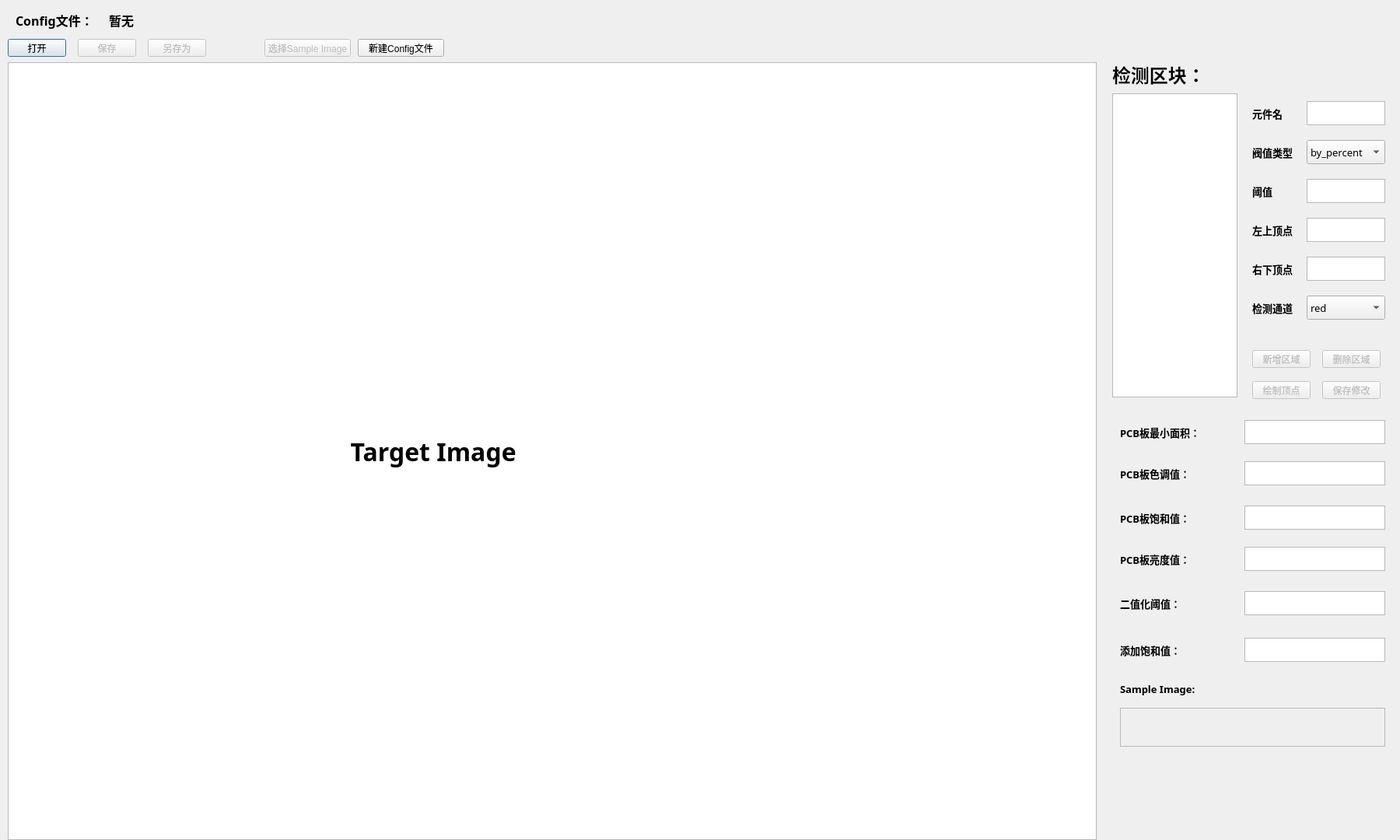
<?xml version="1.0" encoding="UTF-8"?>
<ui version="4.0">
 <class>Dialog</class>
 <widget class="QDialog" name="Dialog">
  <property name="geometry">
   <rect>
    <x>0</x>
    <y>0</y>
    <width>1800</width>
    <height>1080</height>
   </rect>
  </property>
  <property name="windowTitle">
   <string>Dialog</string>
  </property>
  <widget class="QLabel" name="target_image_frame">
   <property name="geometry">
    <rect>
     <x>10</x>
     <y>80</y>
     <width>1400</width>
     <height>1000</height>
    </rect>
   </property>
   <property name="font">
    <font>
     <family>Aharoni</family>
     <pointsize>24</pointsize>
     <weight>75</weight>
     <bold>true</bold>
    </font>
   </property>
   <property name="mouseTracking">
    <bool>false</bool>
   </property>
   <property name="layoutDirection">
    <enum>Qt::LeftToRight</enum>
   </property>
   <property name="autoFillBackground">
    <bool>false</bool>
   </property>
   <property name="styleSheet">
    <string notr="true"/>
   </property>
   <property name="text">
    <string>                                                     Target Image</string>
   </property>
  </widget>
  <widget class="QPlainTextEdit" name="plainTextEdit">
   <property name="geometry">
    <rect>
     <x>10</x>
     <y>80</y>
     <width>1400</width>
     <height>1000</height>
    </rect>
   </property>
   <property name="readOnly">
    <bool>true</bool>
   </property>
   <property name="backgroundVisible">
    <bool>false</bool>
   </property>
  </widget>
  <widget class="QTextEdit" name="text_name">
   <property name="geometry">
    <rect>
     <x>1680</x>
     <y>130</y>
     <width>101</width>
     <height>31</height>
    </rect>
   </property>
   <property name="font">
    <font>
     <family>微软雅黑</family>
     <pointsize>10</pointsize>
    </font>
   </property>
  </widget>
  <widget class="QLabel" name="label_2">
   <property name="geometry">
    <rect>
     <x>1610</x>
     <y>130</y>
     <width>61</width>
     <height>31</height>
    </rect>
   </property>
   <property name="font">
    <font>
     <family>Aharoni</family>
     <pointsize>10</pointsize>
     <weight>75</weight>
     <bold>true</bold>
    </font>
   </property>
   <property name="text">
    <string>元件名</string>
   </property>
  </widget>
  <widget class="QLabel" name="label_3">
   <property name="geometry">
    <rect>
     <x>1610</x>
     <y>180</y>
     <width>61</width>
     <height>31</height>
    </rect>
   </property>
   <property name="font">
    <font>
     <family>Aharoni</family>
     <pointsize>10</pointsize>
     <weight>75</weight>
     <bold>true</bold>
    </font>
   </property>
   <property name="text">
    <string>阀值类型</string>
   </property>
  </widget>
  <widget class="QLabel" name="label_4">
   <property name="geometry">
    <rect>
     <x>20</x>
     <y>10</y>
     <width>111</width>
     <height>31</height>
    </rect>
   </property>
   <property name="font">
    <font>
     <family>Aharoni</family>
     <pointsize>12</pointsize>
     <weight>75</weight>
     <bold>true</bold>
    </font>
   </property>
   <property name="text">
    <string>Config文件：</string>
   </property>
  </widget>
  <widget class="QPushButton" name="button_open_config">
   <property name="geometry">
    <rect>
     <x>10</x>
     <y>50</y>
     <width>75</width>
     <height>23</height>
    </rect>
   </property>
   <property name="text">
    <string>打开</string>
   </property>
  </widget>
  <widget class="QPushButton" name="button_save_config_as">
   <property name="enabled">
    <bool>false</bool>
   </property>
   <property name="geometry">
    <rect>
     <x>190</x>
     <y>50</y>
     <width>75</width>
     <height>23</height>
    </rect>
   </property>
   <property name="text">
    <string>另存为</string>
   </property>
  </widget>
  <widget class="QPushButton" name="button_create_checkbox">
   <property name="enabled">
    <bool>false</bool>
   </property>
   <property name="geometry">
    <rect>
     <x>1610</x>
     <y>450</y>
     <width>75</width>
     <height>23</height>
    </rect>
   </property>
   <property name="text">
    <string>新增区域</string>
   </property>
  </widget>
  <widget class="QPushButton" name="button_save_changes">
   <property name="enabled">
    <bool>false</bool>
   </property>
   <property name="geometry">
    <rect>
     <x>1700</x>
     <y>490</y>
     <width>75</width>
     <height>23</height>
    </rect>
   </property>
   <property name="text">
    <string>保存修改</string>
   </property>
  </widget>
  <widget class="QLabel" name="label_config_filename">
   <property name="geometry">
    <rect>
     <x>140</x>
     <y>10</y>
     <width>801</width>
     <height>31</height>
    </rect>
   </property>
   <property name="font">
    <font>
     <family>Aharoni</family>
     <pointsize>12</pointsize>
     <weight>75</weight>
     <bold>true</bold>
    </font>
   </property>
   <property name="text">
    <string>暂无</string>
   </property>
  </widget>
  <widget class="QPushButton" name="button_create_config">
   <property name="geometry">
    <rect>
     <x>460</x>
     <y>50</y>
     <width>111</width>
     <height>23</height>
    </rect>
   </property>
   <property name="text">
    <string>新建Config文件</string>
   </property>
  </widget>
  <widget class="QListWidget" name="listWidget">
   <property name="geometry">
    <rect>
     <x>1430</x>
     <y>120</y>
     <width>161</width>
     <height>391</height>
    </rect>
   </property>
   <property name="dragEnabled">
    <bool>true</bool>
   </property>
  </widget>
  <widget class="QLabel" name="label_5">
   <property name="geometry">
    <rect>
     <x>1610</x>
     <y>230</y>
     <width>61</width>
     <height>31</height>
    </rect>
   </property>
   <property name="font">
    <font>
     <family>Aharoni</family>
     <pointsize>10</pointsize>
     <weight>75</weight>
     <bold>true</bold>
    </font>
   </property>
   <property name="text">
    <string>阈值</string>
   </property>
  </widget>
  <widget class="QTextEdit" name="text_threshold_value">
   <property name="geometry">
    <rect>
     <x>1680</x>
     <y>230</y>
     <width>101</width>
     <height>31</height>
    </rect>
   </property>
   <property name="font">
    <font>
     <family>微软雅黑</family>
     <pointsize>10</pointsize>
    </font>
   </property>
   <property name="verticalScrollBarPolicy">
    <enum>Qt::ScrollBarAlwaysOff</enum>
   </property>
   <property name="html">
    <string>&lt;!DOCTYPE HTML PUBLIC &quot;-//W3C//DTD HTML 4.0//EN&quot; &quot;http://www.w3.org/TR/REC-html40/strict.dtd&quot;&gt;
&lt;html&gt;&lt;head&gt;&lt;meta name=&quot;qrichtext&quot; content=&quot;1&quot; /&gt;&lt;style type=&quot;text/css&quot;&gt;
p, li { white-space: pre-wrap; }
&lt;/style&gt;&lt;/head&gt;&lt;body style=&quot; font-family:'微软雅黑'; font-size:10pt; font-weight:400; font-style:normal;&quot;&gt;
&lt;p style=&quot;-qt-paragraph-type:empty; margin-top:0px; margin-bottom:0px; margin-left:0px; margin-right:0px; -qt-block-indent:0; text-indent:0px;&quot;&gt;&lt;br /&gt;&lt;/p&gt;&lt;/body&gt;&lt;/html&gt;</string>
   </property>
  </widget>
  <widget class="QTextEdit" name="text_box_upper_left">
   <property name="geometry">
    <rect>
     <x>1680</x>
     <y>280</y>
     <width>101</width>
     <height>31</height>
    </rect>
   </property>
   <property name="font">
    <font>
     <family>微软雅黑</family>
     <pointsize>10</pointsize>
    </font>
   </property>
   <property name="verticalScrollBarPolicy">
    <enum>Qt::ScrollBarAlwaysOff</enum>
   </property>
  </widget>
  <widget class="QTextEdit" name="text_box_lower_right">
   <property name="geometry">
    <rect>
     <x>1680</x>
     <y>330</y>
     <width>101</width>
     <height>31</height>
    </rect>
   </property>
   <property name="font">
    <font>
     <family>微软雅黑</family>
     <pointsize>10</pointsize>
    </font>
   </property>
   <property name="verticalScrollBarPolicy">
    <enum>Qt::ScrollBarAlwaysOff</enum>
   </property>
   <property name="html">
    <string>&lt;!DOCTYPE HTML PUBLIC &quot;-//W3C//DTD HTML 4.0//EN&quot; &quot;http://www.w3.org/TR/REC-html40/strict.dtd&quot;&gt;
&lt;html&gt;&lt;head&gt;&lt;meta name=&quot;qrichtext&quot; content=&quot;1&quot; /&gt;&lt;style type=&quot;text/css&quot;&gt;
p, li { white-space: pre-wrap; }
&lt;/style&gt;&lt;/head&gt;&lt;body style=&quot; font-family:'微软雅黑'; font-size:10pt; font-weight:400; font-style:normal;&quot;&gt;
&lt;p style=&quot;-qt-paragraph-type:empty; margin-top:0px; margin-bottom:0px; margin-left:0px; margin-right:0px; -qt-block-indent:0; text-indent:0px; font-weight:600;&quot;&gt;&lt;br /&gt;&lt;/p&gt;&lt;/body&gt;&lt;/html&gt;</string>
   </property>
  </widget>
  <widget class="QLabel" name="label_6">
   <property name="geometry">
    <rect>
     <x>1610</x>
     <y>280</y>
     <width>61</width>
     <height>31</height>
    </rect>
   </property>
   <property name="font">
    <font>
     <family>Aharoni</family>
     <pointsize>10</pointsize>
     <weight>75</weight>
     <bold>true</bold>
    </font>
   </property>
   <property name="text">
    <string>左上顶点</string>
   </property>
  </widget>
  <widget class="QLabel" name="label_7">
   <property name="geometry">
    <rect>
     <x>1610</x>
     <y>330</y>
     <width>61</width>
     <height>31</height>
    </rect>
   </property>
   <property name="font">
    <font>
     <family>Aharoni</family>
     <pointsize>10</pointsize>
     <weight>75</weight>
     <bold>true</bold>
    </font>
   </property>
   <property name="text">
    <string>右下顶点</string>
   </property>
  </widget>
  <widget class="QLabel" name="label_8">
   <property name="geometry">
    <rect>
     <x>1610</x>
     <y>380</y>
     <width>61</width>
     <height>31</height>
    </rect>
   </property>
   <property name="font">
    <font>
     <family>Aharoni</family>
     <pointsize>10</pointsize>
     <weight>75</weight>
     <bold>true</bold>
    </font>
   </property>
   <property name="text">
    <string>检测通道</string>
   </property>
  </widget>
  <widget class="QPushButton" name="button_draw_checkbox">
   <property name="enabled">
    <bool>false</bool>
   </property>
   <property name="geometry">
    <rect>
     <x>1610</x>
     <y>490</y>
     <width>75</width>
     <height>23</height>
    </rect>
   </property>
   <property name="text">
    <string>绘制顶点</string>
   </property>
  </widget>
  <widget class="QLabel" name="label">
   <property name="geometry">
    <rect>
     <x>1430</x>
     <y>80</y>
     <width>121</width>
     <height>31</height>
    </rect>
   </property>
   <property name="font">
    <font>
     <family>Aharoni</family>
     <pointsize>18</pointsize>
     <weight>75</weight>
     <bold>true</bold>
    </font>
   </property>
   <property name="text">
    <string>检测区块：</string>
   </property>
  </widget>
  <widget class="QPushButton" name="button_delete_checkbox">
   <property name="enabled">
    <bool>false</bool>
   </property>
   <property name="geometry">
    <rect>
     <x>1700</x>
     <y>450</y>
     <width>75</width>
     <height>23</height>
    </rect>
   </property>
   <property name="text">
    <string>删除区域</string>
   </property>
  </widget>
  <widget class="QPushButton" name="button_open_sample_image">
   <property name="enabled">
    <bool>false</bool>
   </property>
   <property name="geometry">
    <rect>
     <x>340</x>
     <y>50</y>
     <width>111</width>
     <height>23</height>
    </rect>
   </property>
   <property name="text">
    <string>选择Sample Image</string>
   </property>
  </widget>
  <widget class="QComboBox" name="comboBox_threshold_method">
   <property name="geometry">
    <rect>
     <x>1680</x>
     <y>180</y>
     <width>101</width>
     <height>31</height>
    </rect>
   </property>
   <property name="font">
    <font>
     <family>微软雅黑</family>
     <pointsize>10</pointsize>
     <weight>50</weight>
     <bold>false</bold>
    </font>
   </property>
   <item>
    <property name="text">
     <string>by_percent</string>
    </property>
   </item>
   <item>
    <property name="text">
     <string>gray_count</string>
    </property>
   </item>
   <item>
    <property name="text">
     <string>blue_count</string>
    </property>
   </item>
   <item>
    <property name="text">
     <string>gray_or_blue</string>
    </property>
   </item>
   <item>
    <property name="text">
     <string>black_count</string>
    </property>
   </item>
   <item>
    <property name="text">
     <string>red_count</string>
    </property>
   </item>
  </widget>
  <widget class="QComboBox" name="comboBox_check_channel">
   <property name="geometry">
    <rect>
     <x>1680</x>
     <y>380</y>
     <width>101</width>
     <height>31</height>
    </rect>
   </property>
   <property name="font">
    <font>
     <family>微软雅黑</family>
     <pointsize>10</pointsize>
     <weight>50</weight>
     <bold>false</bold>
    </font>
   </property>
   <item>
    <property name="text">
     <string>red</string>
    </property>
   </item>
   <item>
    <property name="text">
     <string>blue</string>
    </property>
   </item>
   <item>
    <property name="text">
     <string>green</string>
    </property>
   </item>
  </widget>
  <widget class="QLabel" name="label_9">
   <property name="geometry">
    <rect>
     <x>1440</x>
     <y>540</y>
     <width>151</width>
     <height>31</height>
    </rect>
   </property>
   <property name="font">
    <font>
     <family>Aharoni</family>
     <pointsize>10</pointsize>
     <weight>75</weight>
     <bold>true</bold>
    </font>
   </property>
   <property name="text">
    <string>PCB板最小面积：</string>
   </property>
  </widget>
  <widget class="QTextEdit" name="text_MIN_AREA">
   <property name="geometry">
    <rect>
     <x>1600</x>
     <y>540</y>
     <width>181</width>
     <height>31</height>
    </rect>
   </property>
   <property name="font">
    <font>
     <family>微软雅黑</family>
     <pointsize>10</pointsize>
    </font>
   </property>
   <property name="verticalScrollBarPolicy">
    <enum>Qt::ScrollBarAlwaysOff</enum>
   </property>
  </widget>
  <widget class="QLabel" name="label_10">
   <property name="geometry">
    <rect>
     <x>1440</x>
     <y>870</y>
     <width>151</width>
     <height>31</height>
    </rect>
   </property>
   <property name="font">
    <font>
     <family>Aharoni</family>
     <pointsize>10</pointsize>
     <weight>75</weight>
     <bold>true</bold>
    </font>
   </property>
   <property name="text">
    <string>Sample Image:</string>
   </property>
  </widget>
  <widget class="QTextEdit" name="text_sample_image_path">
   <property name="enabled">
    <bool>false</bool>
   </property>
   <property name="geometry">
    <rect>
     <x>1440</x>
     <y>910</y>
     <width>341</width>
     <height>50</height>
    </rect>
   </property>
   <property name="font">
    <font>
     <family>微软雅黑</family>
     <pointsize>8</pointsize>
    </font>
   </property>
   <property name="verticalScrollBarPolicy">
    <enum>Qt::ScrollBarAlwaysOff</enum>
   </property>
  </widget>
  <widget class="QTextEdit" name="text_IMG_BINARY_VAL">
   <property name="geometry">
    <rect>
     <x>1600</x>
     <y>760</y>
     <width>181</width>
     <height>31</height>
    </rect>
   </property>
   <property name="font">
    <font>
     <family>微软雅黑</family>
     <pointsize>10</pointsize>
    </font>
   </property>
   <property name="verticalScrollBarPolicy">
    <enum>Qt::ScrollBarAlwaysOff</enum>
   </property>
  </widget>
  <widget class="QLabel" name="label_11">
   <property name="geometry">
    <rect>
     <x>1440</x>
     <y>760</y>
     <width>151</width>
     <height>31</height>
    </rect>
   </property>
   <property name="font">
    <font>
     <family>Aharoni</family>
     <pointsize>10</pointsize>
     <weight>75</weight>
     <bold>true</bold>
    </font>
   </property>
   <property name="text">
    <string>二值化阈值：</string>
   </property>
  </widget>
  <widget class="QTextEdit" name="text_saturation_value">
   <property name="geometry">
    <rect>
     <x>1600</x>
     <y>820</y>
     <width>181</width>
     <height>31</height>
    </rect>
   </property>
   <property name="font">
    <font>
     <family>微软雅黑</family>
     <pointsize>10</pointsize>
    </font>
   </property>
   <property name="verticalScrollBarPolicy">
    <enum>Qt::ScrollBarAlwaysOff</enum>
   </property>
  </widget>
  <widget class="QLabel" name="label_12">
   <property name="geometry">
    <rect>
     <x>1440</x>
     <y>820</y>
     <width>151</width>
     <height>31</height>
    </rect>
   </property>
   <property name="font">
    <font>
     <family>Aharoni</family>
     <pointsize>10</pointsize>
     <weight>75</weight>
     <bold>true</bold>
    </font>
   </property>
   <property name="text">
    <string>添加饱和值：</string>
   </property>
  </widget>
  <widget class="QPushButton" name="button_save_config">
   <property name="enabled">
    <bool>false</bool>
   </property>
   <property name="geometry">
    <rect>
     <x>100</x>
     <y>50</y>
     <width>75</width>
     <height>23</height>
    </rect>
   </property>
   <property name="text">
    <string>保存</string>
   </property>
  </widget>
  <widget class="QLabel" name="label_13">
   <property name="geometry">
    <rect>
     <x>1440</x>
     <y>593</y>
     <width>151</width>
     <height>31</height>
    </rect>
   </property>
   <property name="font">
    <font>
     <family>Aharoni</family>
     <pointsize>10</pointsize>
     <weight>75</weight>
     <bold>true</bold>
    </font>
   </property>
   <property name="text">
    <string>PCB板色调值：</string>
   </property>
  </widget>
  <widget class="QTextEdit" name="text_pcb_hue_range">
   <property name="geometry">
    <rect>
     <x>1600</x>
     <y>593</y>
     <width>181</width>
     <height>31</height>
    </rect>
   </property>
   <property name="font">
    <font>
     <family>微软雅黑</family>
     <pointsize>10</pointsize>
    </font>
   </property>
   <property name="verticalScrollBarPolicy">
    <enum>Qt::ScrollBarAlwaysOff</enum>
   </property>
  </widget>
  <widget class="QLabel" name="label_14">
   <property name="geometry">
    <rect>
     <x>1440</x>
     <y>650</y>
     <width>151</width>
     <height>31</height>
    </rect>
   </property>
   <property name="font">
    <font>
     <family>Aharoni</family>
     <pointsize>10</pointsize>
     <weight>75</weight>
     <bold>true</bold>
    </font>
   </property>
   <property name="text">
    <string>PCB板饱和值：</string>
   </property>
  </widget>
  <widget class="QTextEdit" name="text_pcb_saturation_range">
   <property name="geometry">
    <rect>
     <x>1600</x>
     <y>650</y>
     <width>181</width>
     <height>31</height>
    </rect>
   </property>
   <property name="font">
    <font>
     <family>微软雅黑</family>
     <pointsize>10</pointsize>
    </font>
   </property>
   <property name="verticalScrollBarPolicy">
    <enum>Qt::ScrollBarAlwaysOff</enum>
   </property>
  </widget>
  <widget class="QTextEdit" name="text_pcb_value_range">
   <property name="geometry">
    <rect>
     <x>1600</x>
     <y>703</y>
     <width>181</width>
     <height>31</height>
    </rect>
   </property>
   <property name="font">
    <font>
     <family>微软雅黑</family>
     <pointsize>10</pointsize>
    </font>
   </property>
   <property name="verticalScrollBarPolicy">
    <enum>Qt::ScrollBarAlwaysOff</enum>
   </property>
  </widget>
  <widget class="QLabel" name="label_15">
   <property name="geometry">
    <rect>
     <x>1440</x>
     <y>703</y>
     <width>151</width>
     <height>31</height>
    </rect>
   </property>
   <property name="font">
    <font>
     <family>Aharoni</family>
     <pointsize>10</pointsize>
     <weight>75</weight>
     <bold>true</bold>
    </font>
   </property>
   <property name="text">
    <string>PCB板亮度值：</string>
   </property>
  </widget>
  <zorder>plainTextEdit</zorder>
  <zorder>target_image_frame</zorder>
  <zorder>text_name</zorder>
  <zorder>label_2</zorder>
  <zorder>label_3</zorder>
  <zorder>label_4</zorder>
  <zorder>button_open_config</zorder>
  <zorder>button_save_config_as</zorder>
  <zorder>button_create_checkbox</zorder>
  <zorder>button_save_changes</zorder>
  <zorder>label_config_filename</zorder>
  <zorder>button_create_config</zorder>
  <zorder>listWidget</zorder>
  <zorder>label_5</zorder>
  <zorder>text_threshold_value</zorder>
  <zorder>text_box_upper_left</zorder>
  <zorder>text_box_lower_right</zorder>
  <zorder>label_6</zorder>
  <zorder>label_7</zorder>
  <zorder>label_8</zorder>
  <zorder>button_draw_checkbox</zorder>
  <zorder>label</zorder>
  <zorder>button_delete_checkbox</zorder>
  <zorder>button_open_sample_image</zorder>
  <zorder>comboBox_threshold_method</zorder>
  <zorder>comboBox_check_channel</zorder>
  <zorder>label_9</zorder>
  <zorder>text_MIN_AREA</zorder>
  <zorder>label_10</zorder>
  <zorder>text_sample_image_path</zorder>
  <zorder>text_IMG_BINARY_VAL</zorder>
  <zorder>label_11</zorder>
  <zorder>text_saturation_value</zorder>
  <zorder>label_12</zorder>
  <zorder>button_save_config</zorder>
  <zorder>label_13</zorder>
  <zorder>text_pcb_hue_range</zorder>
  <zorder>label_14</zorder>
  <zorder>text_pcb_saturation_range</zorder>
  <zorder>text_pcb_value_range</zorder>
  <zorder>label_15</zorder>
 </widget>
 <resources/>
 <connections/>
</ui>
